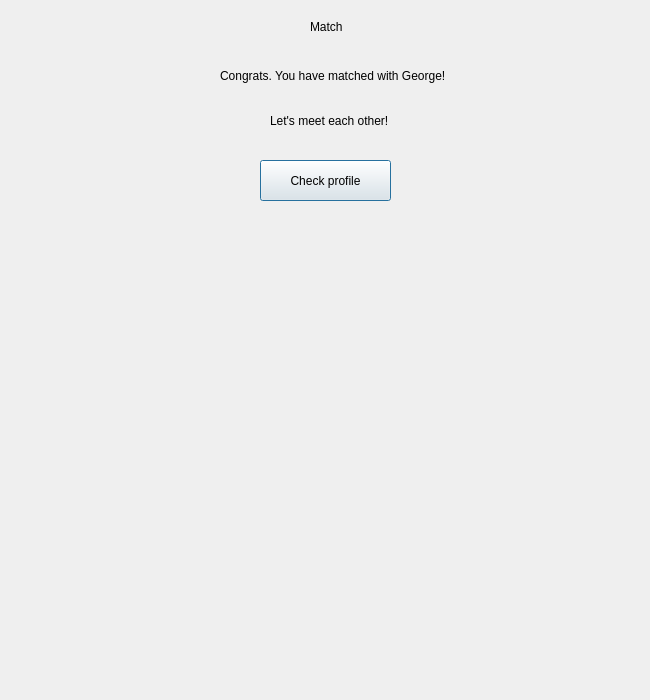
<?xml version="1.0" encoding="UTF-8"?>
<ui version="4.0">
 <class>match</class>
 <widget class="QDialog" name="match">
  <property name="geometry">
   <rect>
    <x>0</x>
    <y>0</y>
    <width>650</width>
    <height>700</height>
   </rect>
  </property>
  <property name="windowTitle">
   <string>Dialog</string>
  </property>
  <widget class="QPushButton" name="BtnCheckProfile">
   <property name="geometry">
    <rect>
     <x>260</x>
     <y>160</y>
     <width>131</width>
     <height>41</height>
    </rect>
   </property>
   <property name="text">
    <string>Check profile</string>
   </property>
  </widget>
  <widget class="QLabel" name="label">
   <property name="geometry">
    <rect>
     <x>310</x>
     <y>20</y>
     <width>249</width>
     <height>14</height>
    </rect>
   </property>
   <property name="text">
    <string>Match</string>
   </property>
  </widget>
  <widget class="QLabel" name="label_2">
   <property name="geometry">
    <rect>
     <x>220</x>
     <y>60</y>
     <width>341</width>
     <height>31</height>
    </rect>
   </property>
   <property name="text">
    <string>Congrats. You have matched with George!</string>
   </property>
  </widget>
  <widget class="QLabel" name="label_3">
   <property name="geometry">
    <rect>
     <x>270</x>
     <y>110</y>
     <width>249</width>
     <height>21</height>
    </rect>
   </property>
   <property name="text">
    <string>Let's meet each other!</string>
   </property>
  </widget>
 </widget>
 <resources/>
 <connections/>
</ui>
